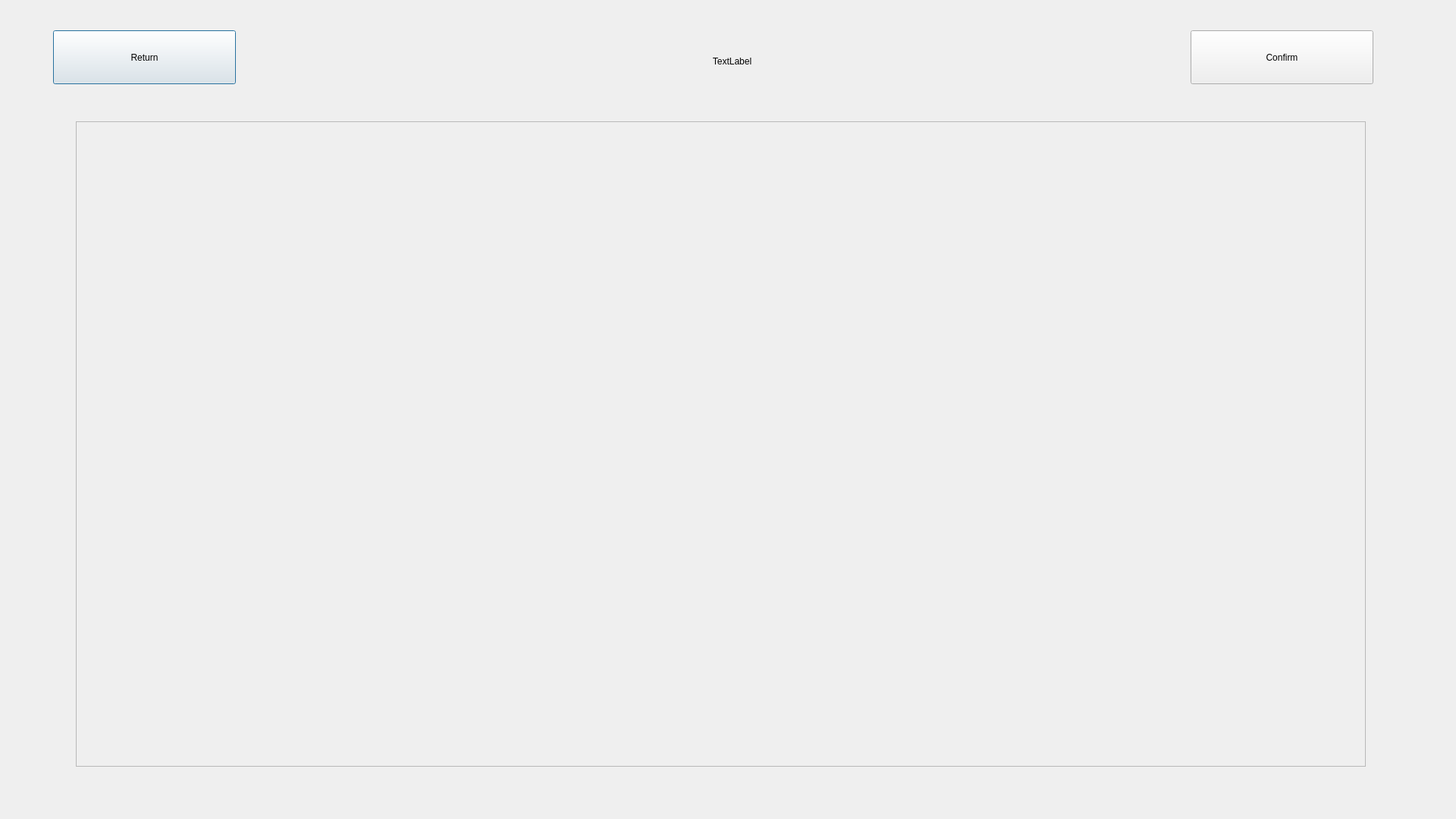
<?xml version="1.0" encoding="UTF-8"?>
<ui version="4.0">
 <class>Dialog</class>
 <widget class="QDialog" name="Dialog">
  <property name="geometry">
   <rect>
    <x>0</x>
    <y>0</y>
    <width>1920</width>
    <height>1080</height>
   </rect>
  </property>
  <property name="windowTitle">
   <string>Dialog</string>
  </property>
  <widget class="QLabel" name="label_title">
   <property name="geometry">
    <rect>
     <x>400</x>
     <y>20</y>
     <width>1131</width>
     <height>121</height>
    </rect>
   </property>
   <property name="text">
    <string>TextLabel</string>
   </property>
   <property name="alignment">
    <set>Qt::AlignCenter</set>
   </property>
  </widget>
  <widget class="QScrollArea" name="scrollArea_bottles">
   <property name="geometry">
    <rect>
     <x>100</x>
     <y>160</y>
     <width>1701</width>
     <height>851</height>
    </rect>
   </property>
   <property name="widgetResizable">
    <bool>true</bool>
   </property>
   <widget class="QWidget" name="scrollAreaWidgetContents">
    <property name="geometry">
     <rect>
      <x>0</x>
      <y>0</y>
      <width>1699</width>
      <height>849</height>
     </rect>
    </property>
   </widget>
  </widget>
  <widget class="QPushButton" name="pushButton_return">
   <property name="geometry">
    <rect>
     <x>70</x>
     <y>40</y>
     <width>241</width>
     <height>71</height>
    </rect>
   </property>
   <property name="text">
    <string>Return</string>
   </property>
  </widget>
  <widget class="QPushButton" name="pushButton_confirm">
   <property name="geometry">
    <rect>
     <x>1570</x>
     <y>40</y>
     <width>241</width>
     <height>71</height>
    </rect>
   </property>
   <property name="text">
    <string>Confirm</string>
   </property>
  </widget>
 </widget>
 <resources/>
 <connections/>
</ui>
